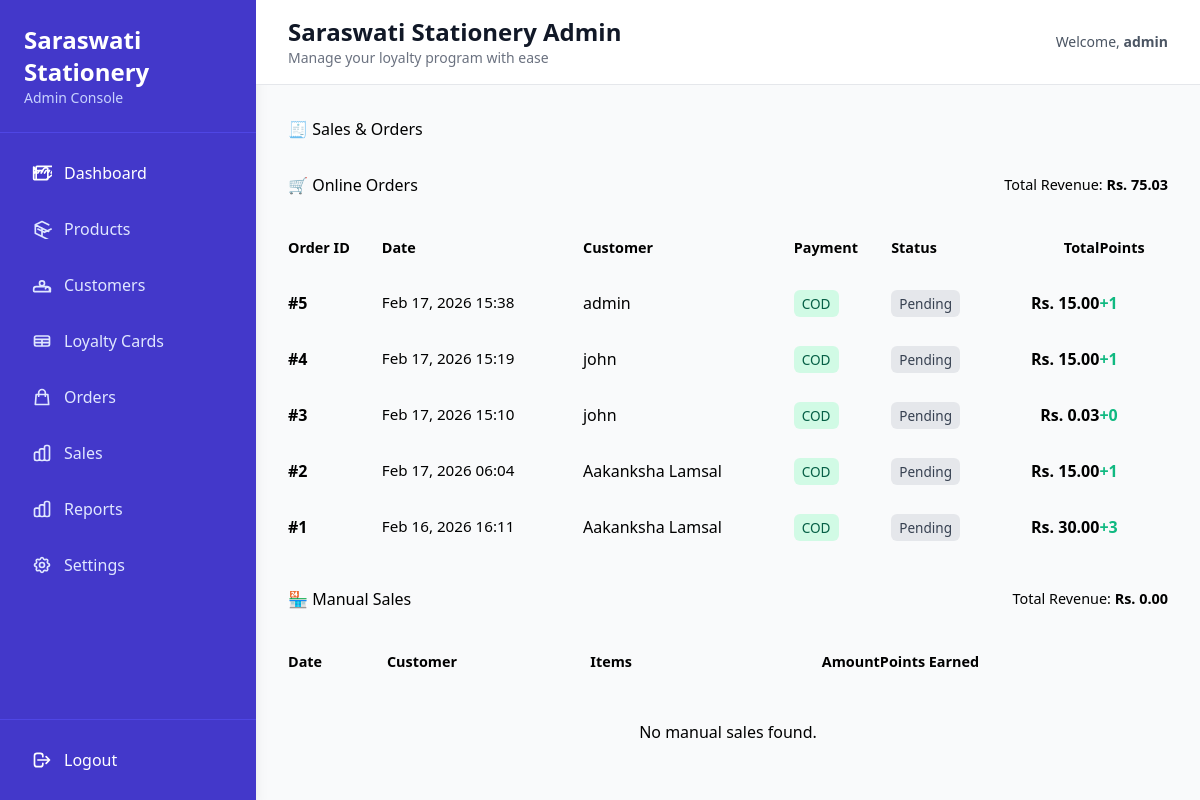
/admin/sales (signed in), run on an earlier commit of the app's database.
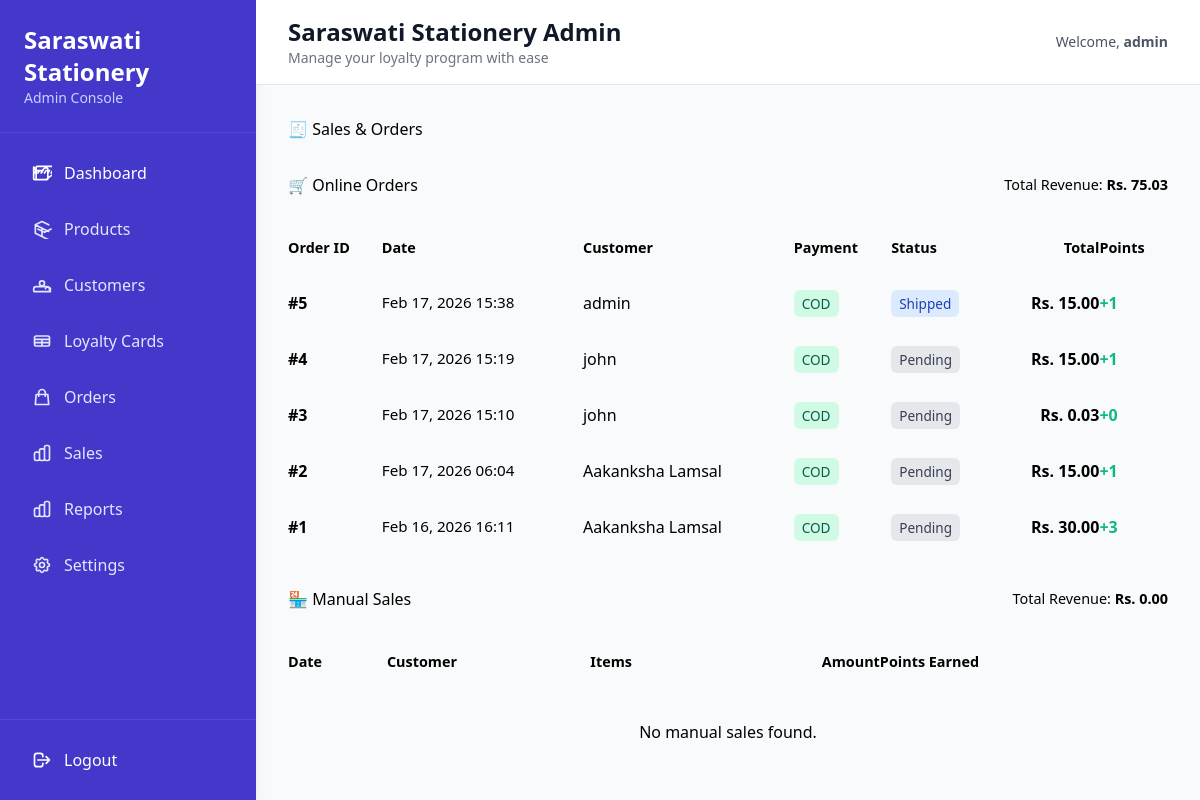
And on a later commit of the database.
### models.py (models this page shows, shortened)
class Order(db.Model):
    id = db.Column(db.Integer, primary_key=True)
    user_id = db.Column(db.Integer, db.ForeignKey('user.id'), nullable=False)
    email = db.Column(db.String(150), nullable=False)
    phone = db.Column(db.String(20), nullable=False)
    full_name = db.Column(db.String(200), nullable=False)
    address = db.Column(db.Text, nullable=False)
    city = db.Column(db.String(100), nullable=False)
    postal_code = db.Column(db.String(10), nullable=False)
    subtotal = db.Column(db.Float, nullable=False)
    delivery_charge = db.Column(db.Float, default=0)
    discount = db.Column(db.Float, default=0)
    total = db.Column(db.Float, nullable=False)
    delivery_option = db.Column(db.String(50), default='standard')  # 'standard', 'express', 'pickup'
    payment_method = db.Column(db.String(50), default='cod')  # 'cod', 'online', 'bank_transfer'
    payment_status = db.Column(db.String(50), default='pending')  # 'pending', 'completed', 'failed'
    order_status = db.Column(db.String(50), default='pending')  # 'pending', 'processing', 'shipped', 'delivered', 'cancelled'
    points_earned = db.Column(db.Integer, default=0)
    points_redeemed = db.Column(db.Integer, default=0)
    tracking_number = db.Column(db.String(200), nullable=True)
    carrier = db.Column(db.String(100), nullable=True)
    delivered_at = db.Column(db.DateTime, nullable=True)
    delivery_confirmed = db.Column(db.Boolean, default=False)
    dispatcher_notes = db.Column(db.String(500), nullable=True)
    created_at = db.Column(db.DateTime, default=datetime.utcnow)
    updated_at = db.Column(db.DateTime, default=datetime.utcnow, onupdate=datetime.utcnow)
    user = db.relationship('User', backref='orders')
    items = db.relationship('OrderItem', backref='order', lazy=True, cascade='all, delete-orphan')

class User(UserMixin, db.Model):
    id = db.Column(db.Integer, primary_key=True)
    username = db.Column(db.String(150), unique=True, nullable=False)
    email = db.Column(db.String(150), unique=True, nullable=False)
    password = db.Column(db.String(150), nullable=False)
    role = db.Column(db.String(50), default='customer') # 'admin' or 'customer'
    created_at = db.Column(db.DateTime, default=datetime.utcnow)
    sales = db.relationship('Sale', backref='user', lazy=True)
    loyalty_card = db.relationship('LoyaltyCard', backref='user', uselist=False, lazy=True)
    @property
    def is_admin(self):
        return self.role == 'admin'

### app.py (the view)
@app.route('/admin/sales')
@login_required
def admin_sales():
    if not current_user.is_admin:
        abort(403)
    sales = Sale.query.order_by(Sale.date.desc()).all()
    orders = Order.query.order_by(Order.created_at.desc()).all()
    return render_template('admin/sales.html', sales=sales, orders=orders)

### app.py (called while the page is built)
@login_manager.user_loader
def load_user(user_id):
    return User.query.get(int(user_id))

### templates/admin/sales.html (shortened to what the changed rows need)
{% extends "admin/base_admin.html" %}
{% block content %}
<h2 style="margin-bottom: 2rem;">🧾 Sales & Orders</h2>
<div class="card" style="margin-bottom: 2rem;">
    <div style="overflow-x: auto;">
        <table style="width: 100%; border-collapse: collapse;">
            <thead>
                <tr style="text-align: left; border-bottom: 2px solid var(--border); color: var(--text-muted); font-size: 0.9rem;">
                    <th style="padding: 1rem 0;">Order ID</th>
                    <th style="padding: 1rem 0;">Date</th>
                    <th style="padding: 1rem 0;">Customer</th>
                    <th style="padding: 1rem 0;">Payment</th>
                    <th style="padding: 1rem 0;">Status</th>
                    <th style="padding: 1rem 0; text-align: right;">Total</th>
                    <th style="padding: 1rem 0;">Points</th>
                </tr>
            </thead>
            <tbody>
                {% for order in orders %}
                <tr style="border-bottom: 1px solid var(--border);">
                    <td style="padding: 1rem 0; font-weight: 600;">#{{ order.id }}</td>
                    <td style="padding: 1rem 0; font-size: 0.95rem;">{{ order.created_at.strftime('%b %d, %Y %H:%M') }}</td>
                    <td style="padding: 1rem 0;">{{ order.user.username if order.user else 'N/A' }}</td>
                    <td style="padding: 1rem 0;">
                        <span style="padding: 0.25rem 0.5rem; border-radius: 0.375rem; font-size: 0.85rem; font-weight: 500;
                            {% if order.payment_status == 'completed' %}background: #d1fae5; color: #065f46;
                            {% elif order.payment_status == 'pending' %}background: #fef3c7; color: #92400e;
                            {% else %}background: #fee2e2; color: #991b1b;{% endif %}">
                            {{ order.payment_method|upper }}
                        </span>
                    </td>
                    <td style="padding: 1rem 0;">
                        <span style="padding: 0.25rem 0.5rem; border-radius: 0.375rem; font-size: 0.85rem; font-weight: 500;
                            {% if order.order_status == 'delivered' %}background: #d1fae5; color: #065f46;
                            {% elif order.order_status == 'shipped' %}background: #dbeafe; color: #1e40af;
                            {% elif order.order_status == 'processing' %}background: #fef3c7; color: #92400e;
                            {% else %}background: #e5e7eb; color: #374151;{% endif %}">
                            {{ order.order_status|capitalize }}
                        </span>
                    </td>
                    <td style="padding: 1rem 0; text-align: right; font-weight: 700; color: var(--primary);">Rs. {{ "%.2f"|format(order.total) }}</td>
                    <td style="padding: 1rem 0; font-weight: 600; color: #10b981;">+{{ order.points_earned }}</td>
                </tr>
                {% else %}
                <tr>
                    <td colspan="7" style="padding: 2rem; text-align: center; color: var(--text-muted);">No online orders found.</td>
                </tr>
                {% endfor %}
            </tbody>
        </table>
    </div>
</div>
<div class="card">
    <div style="overflow-x: auto;">
        <table style="width: 100%; border-collapse: collapse;">
            <thead>
                <tr style="text-align: left; border-bottom: 2px solid var(--border); color: var(--text-muted); font-size: 0.9rem;">
                    <th style="padding: 1rem 0;">Date</th>
                    <th style="padding: 1rem 0;">Customer</th>
                    <th style="padding: 1rem 0;">Items</th>
                    <th style="padding: 1rem 0; text-align: right;">Amount</th>
                    <th style="padding: 1rem 0;">Points Earned</th>
                </tr>
            </thead>
        </table>
    </div>
</div>
{% endblock %}

What changed in the data, as far as the page shows it:
changed Order "admin": order_status "Pending" → "Shipped"
